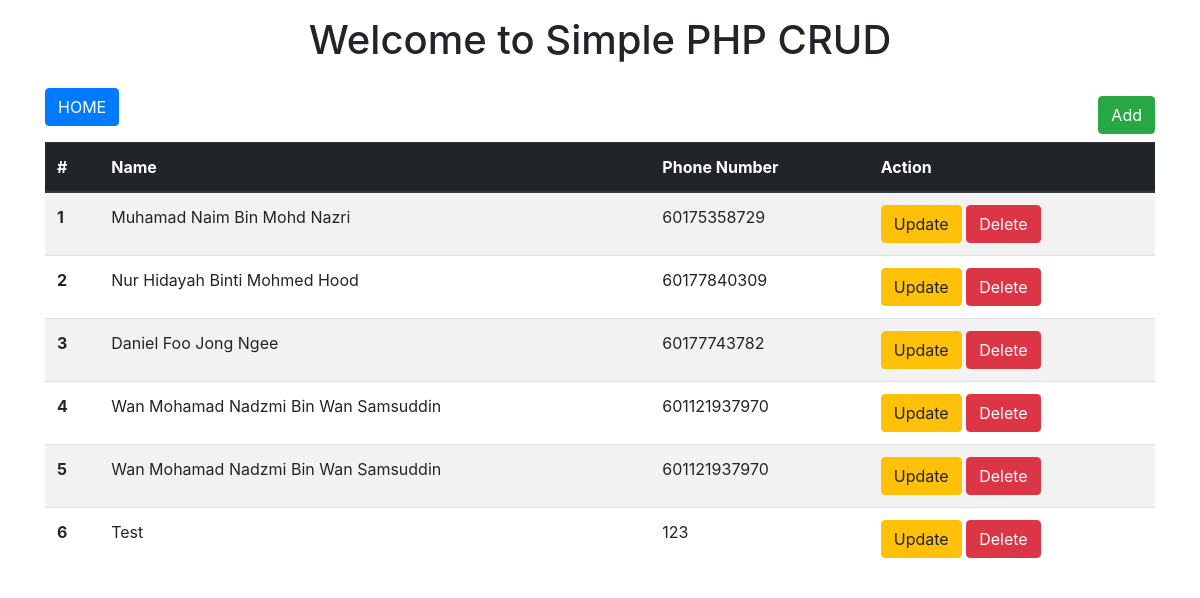
/crud/index.php, run on the app's committed database.
### tables this page shows
CREATE TABLE `contact` (
  `id` int(4) NOT NULL,
  `name` varchar(256) NOT NULL,
  `phone_no` varchar(14) NOT NULL
);

### crud/index.php (the view, shortened to what this page needs)
<?php include 'db.php'; ?>
<!DOCTYPE html>
<html lang="en">
<head>
    <link rel="stylesheet" href="https://maxcdn.bootstrapcdn.com/bootstrap/4.0.0/css/bootstrap.min.css">
</head>
<body>
    <div class="container">
        <div class="row mt-3">
            <div class="col text-center">
                <h1>Welcome to Simple PHP CRUD</h1>
            </div>
        </div>
        <div class="row mt-3">
            <div class="col">
            <button type="button" class="btn btn-success float-right my-2" data-toggle="modal" data-target="#modalAdd">Add</button>
            <a href="../index.php" class="btn btn-primary" >HOME</a>
            <table class="table table-striped">
                <thead class="thead-dark">
                    <tr>
                    <th scope="col">#</th>
                    <th scope="col">Name</th>
                    <th scope="col">Phone Number</th>
                    <th scope="col">Action</th>
                    </tr>
                </thead>
                <tbody>
                <?php
                    $i = 1;
                    $getContact = "SELECT * FROM contact";
                    $queryContact = mysqli_query($conn, $getContact);
                    while($rowContact = mysqli_fetch_array($queryContact)){
                        $fname = $rowContact['name'];
                        $phone = $rowContact['phone_no'];
                ?>
                    <tr>
                        <th scope="row"><?= $i ?></th>
                        <td><?= $fname ?></td>
                        <td><?= $phone ?></td>
                        <td>
                            <button class="btn btn-warning" >Update</button>
                            <button class="btn btn-danger" >Delete</button>
                        </td>
                    </tr>
                <?php $i++; }  ?>
                </tbody>
                </table>
            </div>
        </div>
    </div>
</body>
</html>

### data on the page
contact: name "Muhamad Naim Bin Mohd Nazri", phone_no "60175358729"
contact: name "Nur Hidayah Binti Mohmed Hood", phone_no "60177840309"
contact: name "Daniel Foo Jong Ngee", phone_no "60177743782"
contact: name "Wan Mohamad Nadzmi Bin Wan Samsuddin", phone_no "601121937970"
contact: name "Wan Mohamad Nadzmi Bin Wan Samsuddin", phone_no "601121937970"
contact: name "Test", phone_no "123"
